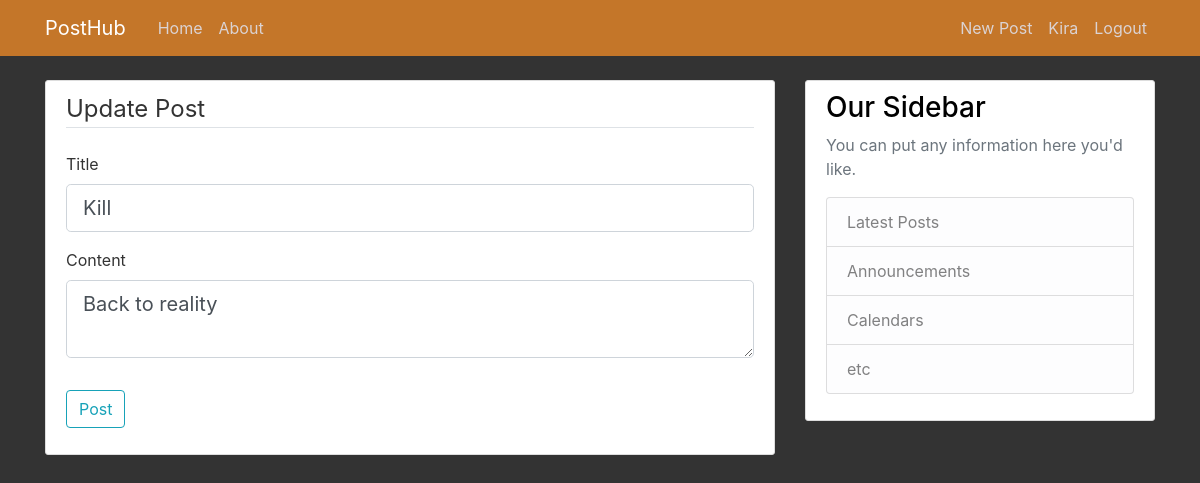
Screenshot of /post/1/update (signed in) with the database file from the repository.
### flaskblog/models.py (models this page shows, shortened)
class User(db.Model, UserMixin):
    id = db.Column(db.Integer, primary_key=True)
    username = db.Column(db.String(20), unique=True, nullable=False)
    email = db.Column(db.String(120), unique=True, nullable=False)
    image_file = db.Column(db.String(20), nullable=False, default='default.jpg')
    password = db.Column(db.String(60), nullable=False)
    posts = db.relationship('Post', backref='author', lazy=True)

class Post(db.Model):
    id = db.Column(db.Integer, primary_key=True)
    title = db.Column(db.String(100), nullable=False)
    date_posted = db.Column(db.DateTime, nullable=False, default=datetime.utcnow)
    content = db.Column(db.Text, nullable=False)
    user_id = db.Column(db.Integer, db.ForeignKey('user.id'), nullable=False)

### flaskblog/routes.py (the view)
@app.route("/post/<int:post_id>/update", methods=['GET', 'POST'])
@login_required
def update_post(post_id):
    post = Post.query.get_or_404(post_id)
    if post.author != current_user:
        abort(403)
    form = PostForm()
    if form.validate_on_submit():
        post.title = form.title.data
        post.content = form.content.data
        db.session.commit()
        flash('Your post has been updated!', 'success')
        return redirect(url_for('post', post_id=post.id))
    elif request.method == 'GET':
        form.title.data = post.title
        form.content.data = post.content
    return render_template('create_post.html', title='Update Post', form=form, legend='Update Post')

### flaskblog/forms.py
class PostForm(FlaskForm):
    title = StringField('Title', validators=[DataRequired()])
    content = TextAreaField('Content', validators=[DataRequired()])
    submit = SubmitField('Post')

### flaskblog/models.py (called while the page is built)
@login_manager.user_loader
def load_user(user_id):
    return User.query.get(int(user_id))

### flaskblog/templates/create_post.html (shortened to what this page needs)
{% extends "layout.html" %}
{% block content %}
<div class="content-section">
    <form method="POST" action="">
        <fieldset class="form-group">
            <legend class="border-bottom mb-4">{{ legend }}</legend>
            <div class="form-group">
                {{ form.title.label(class="form-control-label") }}
                {% if form.title.errors %}
                    {{ form.title(class="form-control form-control-lg is-invalid") }}
                    <div class="invalid-feedback">
                        {% for error in form.title.errors %}
                            <span>{{ error }}</span>
                        {% endfor %}
                    </div>
                {% else %}
                    {{ form.title(class="form-control form-control-lg") }}
                {% endif %}
            </div>
            <div class="form-group">
                {{ form.content.label(class="form-control-label") }}
                {% if form.content.errors %}
                    {{ form.content(class="form-control form-control-lg is-invalid") }}
                    <div class="invalid-feedback">
                        {% for error in form.content.errors %}
                            <span>{{ error }}</span>
                        {% endfor %}
                    </div>
                {% else %}
                    {{ form.content(class="form-control form-control-lg") }}
                {% endif %}
            </div>
        </fieldset>
        <div class="form-group">
            {{ form.submit(class="btn btn-outline-info") }}
        </div>
    </form>
</div>
{% endblock content %}

### flaskblog/templates/layout.html (shortened to what this page needs)
<!DOCTYPE html>
<html>
<head>
    <link rel="stylesheet" href="https://maxcdn.bootstrapcdn.com/bootstrap/4.0.0/css/bootstrap.min.css">
    <link rel="stylesheet" type="text/css" href="{{ url_for('static', filename='main.css') }}">
</head>
<body>
    <header class="site-header">
      <nav class="navbar navbar-expand-md navbar-dark bg-steel fixed-top">
        <div class="container">
          <a class="navbar-brand mr-4" href="/">PostHub</a>
          <div class="collapse navbar-collapse" id="navbarToggle">
            <div class="navbar-nav mr-auto">
              <a class="nav-item nav-link" href="{{ url_for('home') }}">Home</a>
              <a class="nav-item nav-link" href="{{ url_for('about') }}">About</a>
            </div>
            <div class="navbar-nav">
              {% if current_user.is_authenticated %}
                <a class="nav-item nav-link" href="{{ url_for('new_post') }}">New Post</a>
                <a class="nav-item nav-link" href="{{ url_for('account') }}">{{current_user.username}}</a>
                <a class="nav-item nav-link" href="{{ url_for('logout') }}">Logout</a>
              {% else %}
                <a class="nav-item nav-link" href="{{ url_for('login') }}">Login</a>
                <a class="nav-item nav-link" href="{{ url_for('register') }}">Register</a>
              {% endif %}
            </div>
          </div>
        </div>
      </nav>
    </header>
    <main role="main" class="container">
      <div class="row">
        <div class="col-md-8">
          {% block content %}{% endblock %}
        </div>
        <div class="col-md-4">
          <div class="content-section">
            <h3>Our Sidebar</h3>
            <p class='text-muted'>You can put any information here you'd like.
              <ul class="list-group">
                <li class="list-group-item list-group-item-light">Latest Posts</li>
                <li class="list-group-item list-group-item-light">Announcements</li>
                <li class="list-group-item list-group-item-light">Calendars</li>
                <li class="list-group-item list-group-item-light">etc</li>
              </ul>
            </p>
          </div>
        </div>
      </div>
    </main>
</body>
</html>

### flaskblog/static/main.css (style rules this page uses)
body { background: #333333; color: #333333; margin-top: 5rem; }
h1, h2, h3, h4, h5, h6 { color: #000000; }
.bg-steel { background-color: #c47629; }
.site-header .navbar-nav .nav-link { color: #dbd3d3; }
.content-section { background: #ffffff; padding: 10px 20px; border: 1px solid #dddddd; border-radius: 3px; margin-bottom: 20px; }

### rows the page displays
User: username "Kira"
Post: title "Kill", content "Back to reality"

### other values shown
{{ legend }} "Update Post"
